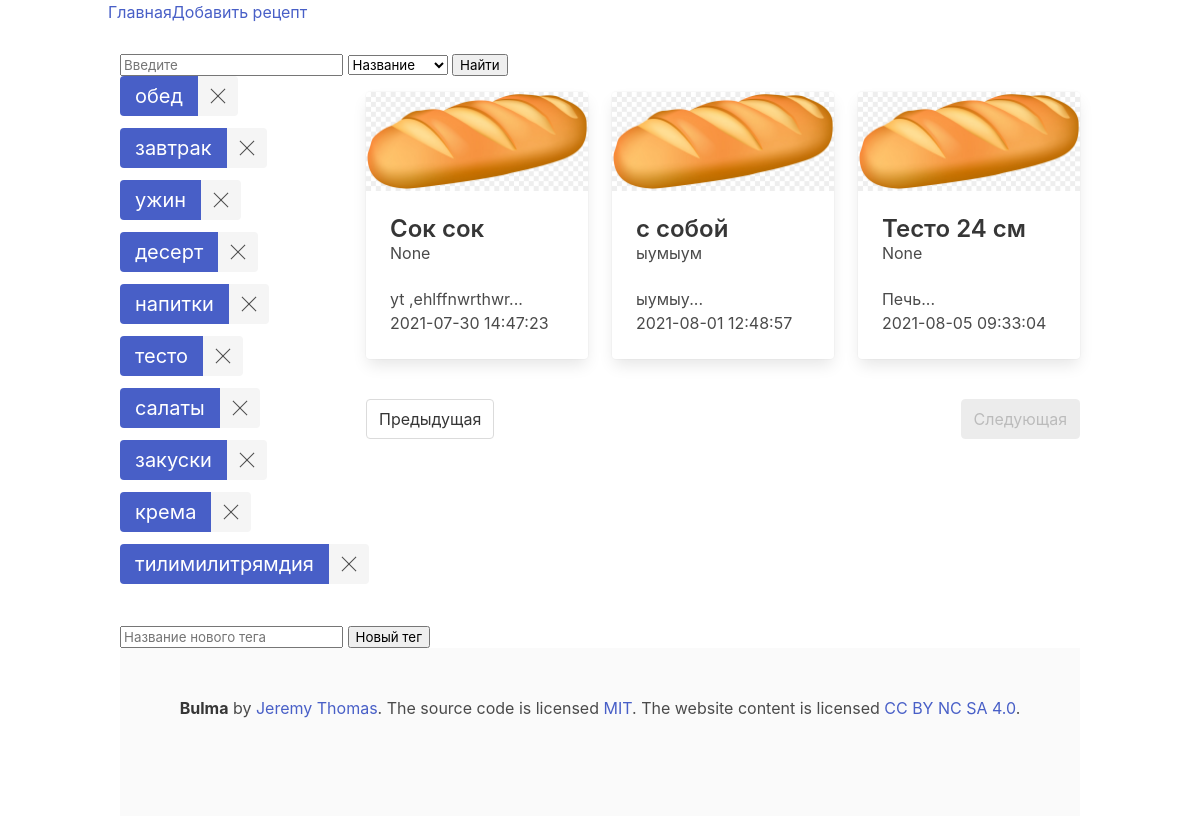
Screenshot of /?page=2 with the database file from the repository.
### tables this page shows
CREATE TABLE tags (
    id INTEGER PRIMARY KEY AUTOINCREMENT,
    title varchar(32) not null
);

CREATE TABLE recipes (id INTEGER PRIMARY KEY AUTOINCREMENT, created TIMESTAMP NOT NULL DEFAULT CURRENT_TIMESTAMP, title varchar (32) NOT NULL, url varchar (64) NOT NULL, tags varchar (64) NOT NULL, recipe text NOT NULL, image VARCHAR (255), source VARCHAR (512));

### main.py (the view)
@app.route('/', methods=('POST', 'GET'))
def index():
    page = request.args.get('page')
    if page:
        page = int(page)
        q = databaseGet.get_q_all_recipes()
        recipes = databaseGet.get_posts_from_to(((page-1)*12), (page*12))
        if page*12 >= q:
            pagination_list = [page-1, 0, page+1]
        else:
            pagination_list = [page-1, page, page+1]
    else:
        pagination_list = [0, 1, 2]
        recipes = databaseGet.get_posts_from_to(0, 12)
    i = 0
    recipes_list = [[], [], []]
    for res in recipes:
        if i > 2:
            i = 0
        recipes_list[i].append(res)
        i += 1
    all_tags = databaseGet.get_all_tags()
    return render_template("index.html", recipes=recipes_list, tags=all_tags, pagination_list=pagination_list)

### src/SqlClassConnection.py (called while the page is built)
    def get_posts_from_to(self, qua_f, qua_t):
        posts = self.cursor.execute('SELECT * FROM recipes LIMIT ' + str(qua_f) + ', ' + str(qua_t)).fetchall()
        return posts

    def get_all_tags(self):
        tags = self.cursor.execute("SELECT * FROM tags").fetchall()
        return tags

    def get_q_all_recipes(self):
        q = self.cursor.execute("SELECT COUNT(1) from recipes").fetchone()[0]
        return q

### templates/index.html
{% extends 'base.html' %}
{% block content %}
  <div class="columns">
    <div class="column is-one-third">
      {% for recipe in recipes[0] %}
        <div class="card my-4">
          <div class="card-image p-auto">
            <figure class="image">
              <img src="{{ recipe['image'] }}" alt="Placeholder image">
            </figure>
          </div>
          <div class="card-content">
            <div class="media">
              <div class="media-content">
                <p><a href="{{ recipe['url'] }}" class="title is-4">{{ recipe['title'] }}</a></p>
                <p class="subtitle is-6">{{ recipe['source'] }}</p>
              </div>
            </div>
            <div class="content">
              {{ recipe['recipe'][0:71] }}...
              <br>
              <time>{{ recipe['created'] }}</time>
            </div>
          </div>
        </div>
      {% endfor %}
    </div>
    <div class="column is-one-third">
      {% for recipe in recipes[1] %}
        <div class="card my-4">
          <div class="card-image p-auto">
            <figure class="image">
              <img src="{{ recipe['image'] }}" alt="Placeholder image">
            </figure>
          </div>
          <div class="card-content">
            <div class="media">
              <div class="media-content">
                <p><a href="{{ recipe['url'] }}" class="title is-4">{{ recipe['title'] }}</a></p>
                <p class="subtitle is-6">{{ recipe['source'] }}</p>
              </div>
            </div>
            <div class="content">
              {{ recipe['recipe'][0:71] }}...
              <br>
              <time>{{ recipe['created'] }}</time>
            </div>
          </div>
        </div>
      {% endfor %}
    </div>
    <div class="column is-one-third">
      {% for recipe in recipes[2] %}
        <div class="card my-4">
          <div class="card-image p-auto">
            <figure class="image">
              <img src="{{ recipe['image'] }}" alt="Placeholder image">
            </figure>
          </div>
          <div class="card-content">
            <div class="media">
              <div class="media-content">
                <p><a href="{{ recipe['url'] }}" class="title is-4">{{ recipe['title'] }}</a></p>
                <p class="subtitle is-6">{{ recipe['source'] }}</p>
              </div>
            </div>
            <div class="content">
              {{ recipe['recipe'][0:71] }}...
              <br>
              <time>{{ recipe['created'] }}</time>
            </div>
          </div>
        </div>
      {% endfor %}
    </div>
  </div>
    {% if pagination_list[1] == 1 %}
      <nav class="pagination" role="navigation" aria-label="pagination">
        <a class="pagination-previous" title="This is the first page" disabled href="/?page={{ pagination_list[0] }}">Предыдущая</a>
        <a class="pagination-next" href="/?page={{ pagination_list[2] }}">Следующая</a>
      </nav>
    {% elif pagination_list[1] == 0 %}
      <nav class="pagination" role="navigation" aria-label="pagination">
        <a class="pagination-previous" href="/?page={{ pagination_list[0] }}">Предыдущая</a>
        <a class="pagination-next" title="This is the last page" disabled href="/?page={{ pagination_list[2] }}">Следующая</a>
      </nav>
    {% else %}
      <nav class="pagination" role="navigation" aria-label="pagination">
        <a class="pagination-previous" href="/?page={{ pagination_list[0] }}">Предыдущая</a>
        <a class="pagination-next" href="/?page={{ pagination_list[2] }}">Следующая</a>
      </nav>
    {% endif %}
{% endblock %}

### templates/base.html (shortened to what this page needs)
<!doctype html>
<html lang="ru">
    <head>
        <link rel="stylesheet" href="../static/css/bulma.css">
    </head>
    <body>
        <div class="container">
            <nav class="navbar">
                <a class="navbar-brand" href="{{ url_for('index')}}">Главная</a>
                <div class="collapse navbar-collapse" id="navbarNav">
                    <ul class="navbar-nav">
                        <li class="nav-item">
                            <a class="nav-link" href="{{url_for('create')}}">Добавить рецепт</a>
                        </li>
                    </ul>
                </div>
            </nav>
            <div class="search">
                <label>
                    <input class="search_input" type="text" name="search_content" placeholder="Введите">
                    <select id="type_input">
                        <option value="title">Название</option>
                    </select>
                    <input type="button" value="Найти" onclick="search_generate_url()">
                </label>
            </div>
            <div class="columns">
                <div class="column is-one-quarterd tags">
                    <div class="field is-grouped is-grouped-multiline">
                        {% for tag in tags %}
                            <div class="control">
                                <div class="tags has-addons are-large">
                                    <a class="tag is-link" href="search?tag={{ tag['id'] }}">{{ tag['title'] }}</a>
                                    <a class="tag is-delete" href="{{ tag['id'] }}/delete-tag" onclick="return confirm('Вы уверены что хотите удалить этот тег?')"></a>
                                </div>
                            </div>
                        {% endfor %}
                    </div>
                </div>
                <div class="column is-three-quarters">
                        {% block content %}
                        {% endblock %}
                </div>
            </div>
            <form action="/create_tag" method="post">
                <label>
                    <input type="text" name="new_tag" placeholder="Название нового тега">
                </label>
                <input type="submit" value="Новый тег">
            </form>
        <footer class="footer">
            <div class="content has-text-centered">
            <p>
                <strong>Bulma</strong> by <a href="https://jgthms.com">Jeremy Thomas</a>. The source code is licensed
                <a href="http://opensource.org/licenses/mit-license.php">MIT</a>. The website content
                is licensed <a href="http://creativecommons.org/licenses/by-nc-sa/4.0/">CC BY NC SA 4.0</a>.
            </p>
            </div>
        </footer>
    </body>
</html>

### rows the page displays
tags: title "обед"
tags: title "завтрак"
tags: title "ужин"
tags: title "десерт"
tags: title "напитки"
tags: title "тесто"
tags: title "салаты"
tags: title "закуски"
tags: title "крема"
tags: title "тилимилитрямдия"
recipes: image (picture), title "Сок сок", source "None", recipe "yt ,ehlffnwrthwr", created "2021-07-30 14:47:23"
recipes: image (picture), title "с собой", source "ыумыум", recipe "ыумыу", created "2021-08-01 12:48:57"
recipes: image (picture), title "Тесто 24 см", source "None", recipe "Печь", created "2021-08-05 09:33:04"
